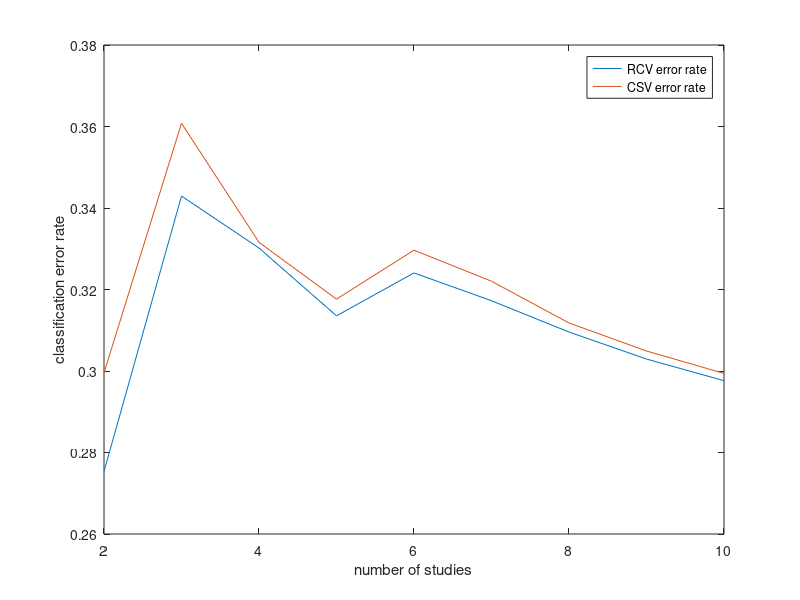

Reproduce this figure in MATLAB.
% Experiment 1 for the paper 

clear

load LogisticModel.mat


m=size(meanx,1);
xd=size(meanx,2);
mm=10; % number of total studies generated.

% Generate study variables i.i.d. from uniform distribution
% over the 5 stduies. 

% z=ceil(rand(1,mm)*m);
z=[1 3 5 3 2 4 3 1 1 2]; % this one realization is what used in the paper

% generate n i.i.d pairs (x, y) for each z
n=10000;

data=zeros(n*mm,xd+1+1);

for i=1:mm   
    tz=z(i);
    
    % generate x
    mu=meanx(tz,:);
    covar=covx(:,:,tz);
    x=[ones(n,1) mvnrnd(repmat(mu,n,1),covar)];
    
    % generate y
    temp=exp(x*nbeta(:,:,tz));
    py_x=temp./repmat(sum(temp,2),1,3); % probability of y given x
    temp=cumsum(py_x')';
    tr=rand(n,1);
    tr=repmat(tr,1,3);
    y=sum(temp<tr,2)+1;
    data(1+(i-1)*n:i*n,:)=[x,y];   
    
end


jDis=zeros(n*mm,3,mm);
x=data(:,1:xd+1);
y=data(:,xd+2);

for i=1:mm   
    tz=z(i);
    mu=meanx(tz,:);
    covar=covx(:,:,tz);
    temp=exp(x*nbeta(:,:,tz));
    py_x=temp./repmat(sum(temp,2),1,3); % probability of y given x
       
    px=mvnpdf(x(:,2:end), mu, covar);
    
    
    %jDis(:,:,i)=repmat(px,1,3).*py_x;
    tem=repmat(px,1,3).*py_x;
    jDis(:,:,i)=tem(1:n*mm,:);

end

%z=[1 4 1]; mm=numel(z);

rcv=zeros(1,mm);
csv=zeros(1,mm);
for k=2:mm

%% RCV error rate
tjDis=jDis(1:n*k,:,1:k);
ty=y(1:k*n);
[tMax,tind]=max(sum(tjDis,3),[],2);
rcv(k)=sum(tind~=ty)/(n*k);

%% CSV error rate

tcsv=0;
for i=1:k
    tjDis=jDis(1+(i-1)*n:i*n,:,1:k);
    ty=y(1+(i-1)*n:i*n);
    [tMax,tind]=max(sum(tjDis,3)-tjDis(:,:,i),[],2);
    tcsv=tcsv+sum(tind~=ty);
end
csv(k)=tcsv/(n*k);

end

figure; 

plot(2:1:mm,rcv(2:end));
hold on
plot(2:1:mm,csv(2:end));
legend('RCV error rate','CSV error rate')
xlabel('number of studies')
ylabel('classification error rate')


    
    











